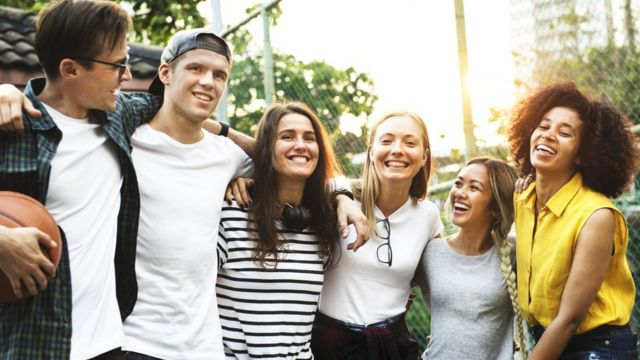
#> input picture Imagens/faces3.jpg, 640 x 360 px
$ jupyter execute detecta_face.ipynb
#> lines starting #> are read from the running program, lines starting #| are printed output that depends on the picture; after the words box and inside, x2 and y2 are one past the last pixel; in counts of white or black regions, pixels touching at a corner belong together
[cell 1]
import cv2
from IPython.display import Image

[cell 2]
img_url = "Imagens/faces3.jpg"

Image(url=img_url)

[cell 3]
img_face = cv2.imread(img_url)
#> img_face is the input picture: shape (360, 640, 3); mean B, G, R 140.8, 158.9, 168
img_face.shape
#> Out = (360, 640, 3)

[cell 4]
img_face = cv2.imread(img_url)
img_face_gray = cv2.cvtColor(img_face, cv2.COLOR_BGR2GRAY)
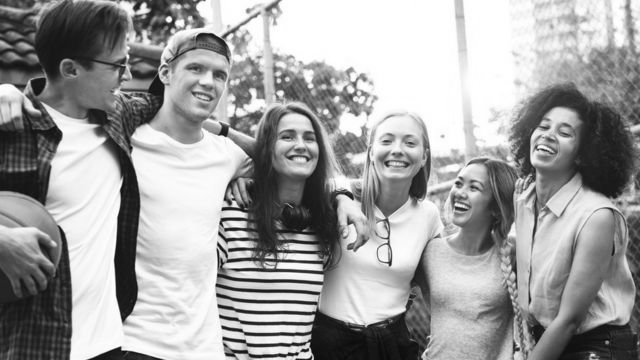
#> img_face_gray: shape (360, 640); min 4, max 255, mean 159.6

[cell 5]
print(img_face_gray.shape)
#| (360, 640)

[cell 6]
face_parametro = "Cascade/frontalface_alt.xml"
classificador_cascade = cv2.CascadeClassifier(face_parametro)

[cell 7]
classificador_cascade

[cell 8]
faces = classificador_cascade.detectMultiScale(
    img_face_gray,
    scaleFactor=1.2,
    minNeighbors=10,
    minSize=(30, 30)
)
#> faces = [[271, 114, 57, 57]]

[cell 9]
faces
#> Out = [[271, 114, 57, 57]]

[cell 10]
for (x, y, width, height) in faces:
    cv2.rectangle(img_face, (x, y), (x +width, y+height), (0, 255, 0), 6 )
#> this loop made 1 pass
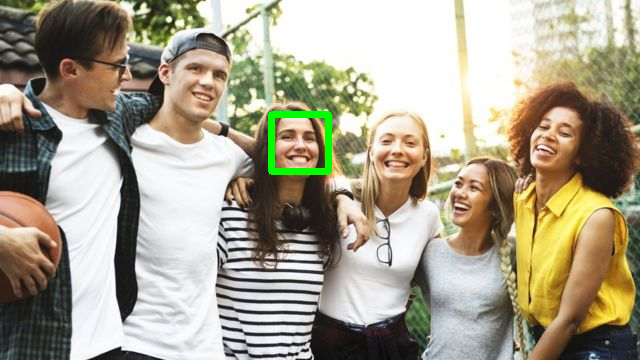
#> img_face: shape (360, 640, 3); 0.68% of pixels changed, all inside (x1, y1, x2, y2) = (268, 111, 332, 175)

[cell 11]
cv2.imwrite("Imagens/faces_resultado.jpg", img_face)
#> Out = True

$ run again, with Imagens/faces2.jpg copied over Imagens/faces3.jpg
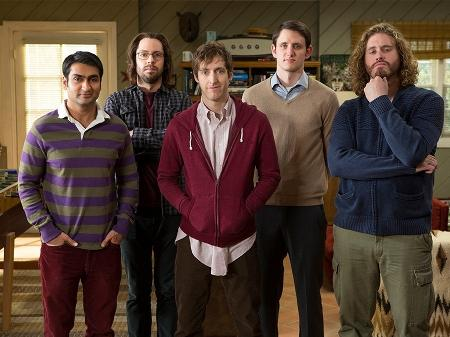
#> input picture Imagens/faces2.jpg, 450 x 337 px
#> img_face is the input picture: shape (337, 450, 3); mean B, G, R 51.3, 62, 81
#> `img_face_gray = cv2.cvtColor(img_face, cv2.COLOR_BGR2GRAY)`:
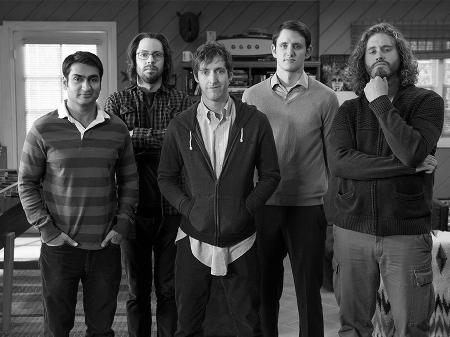
#> img_face_gray: shape (337, 450); min 0, max 255, mean 66.5
#| (337, 450)
#> faces = [[270, 30, 42, 42], [359, 34, 43, 43], [129, 38, 42, 42], [63, 62, 46, 46]]
#> `faces`: Out has the same summary as faces
#> the loop `for (x, y, width, height) in faces:` made 4 passes
#> after the loop `for (x, y, width, height) in faces:`:
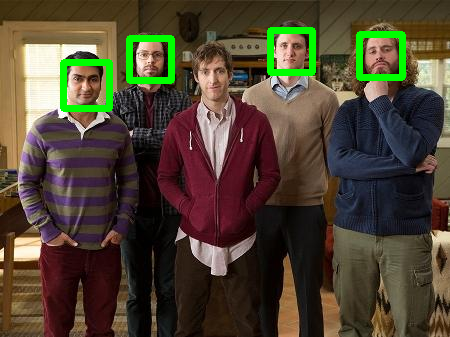
#> img_face: shape (337, 450, 3); 3.14% of pixels changed, all inside (x1, y1, x2, y2) = (60, 27, 406, 112)
#> `cv2.imwrite("Imagens/faces_resultado.jpg", img_face)`: Out = True
